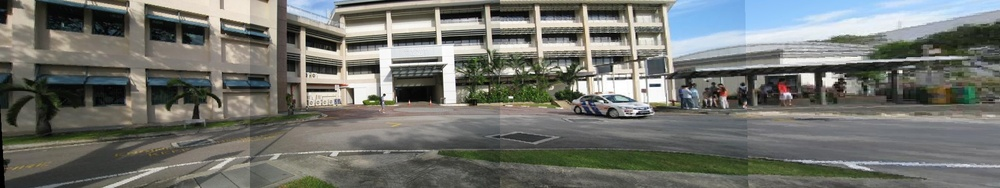
#> input picture Outputs/I2.JPG, 1000 x 188 px, shrunk from 2000 x 375 before the run
$ python mp4.py
#> lines starting #> are read from the running program, lines starting #| are printed output that depends on the picture
import cv2

img = cv2.imread("Outputs/I2.JPG")
#> img is the input picture: shape (188, 1000, 3); mean B, G, R 109.3, 114.7, 112.8
img = img[50:-50][:]
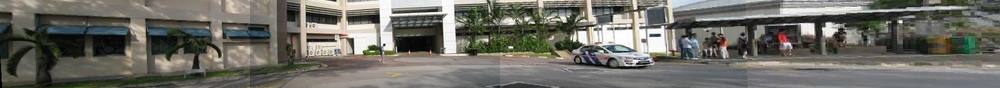
#> img: shape (88, 1000, 3); mean B, G, R 101, 108.3, 109.2
cv2.imshow("x",img)
cv2.waitKey(0)

$ run again, with Outputs/I1.JPG copied over Outputs/I2.JPG
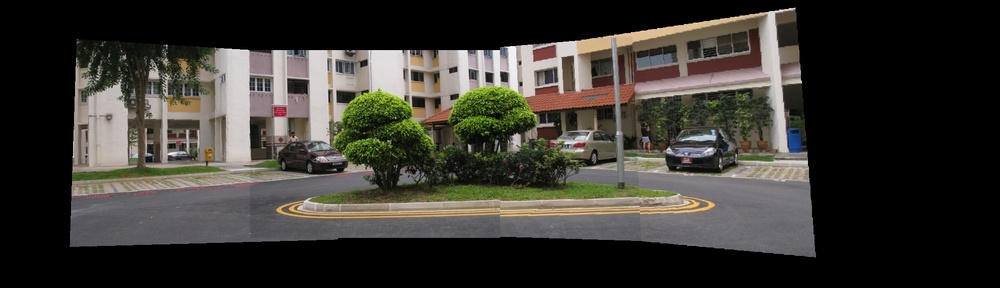
#> input picture Outputs/I1.JPG, 1000 x 288 px, shrunk from 2000 x 575 before the run
#> img is the input picture: shape (288, 1000, 3); mean B, G, R 49.3, 54.9, 57.5
#> `img = img[50:-50][:]`:
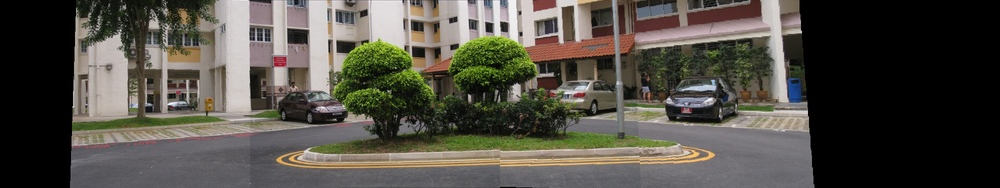
#> img: shape (188, 1000, 3); mean B, G, R 70.1, 78.2, 81.7

$ run again, with Outputs/I3.JPG copied over Outputs/I2.JPG
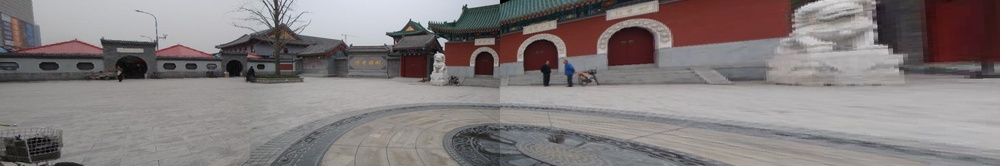
#> input picture Outputs/I3.JPG, 1000 x 166 px, shrunk from 2000 x 333 before the run
#> img is the input picture: shape (166, 1000, 3); mean B, G, R 125.3, 124.9, 131.4
#> `img = img[50:-50][:]`:
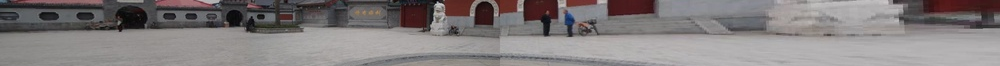
#> img: shape (66, 1000, 3); mean B, G, R 125.8, 125.5, 130.7

$ run again, with Outputs/I4.JPG copied over Outputs/I2.JPG
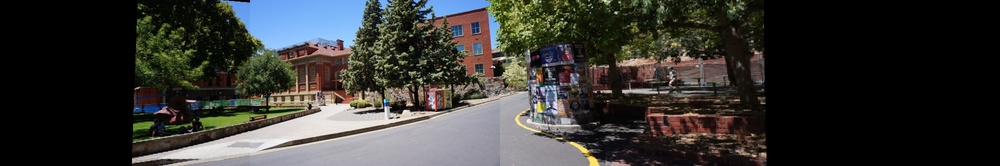
#> input picture Outputs/I4.JPG, 1000 x 166 px, shrunk from 2000 x 332 before the run
#> img is the input picture: shape (166, 1000, 3); mean B, G, R 50.7, 53.9, 54.3
#> `img = img[50:-50][:]`:
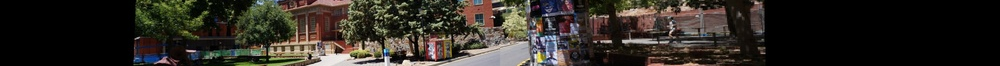
#> img: shape (66, 1000, 3); mean B, G, R 35.9, 42.5, 46.7
